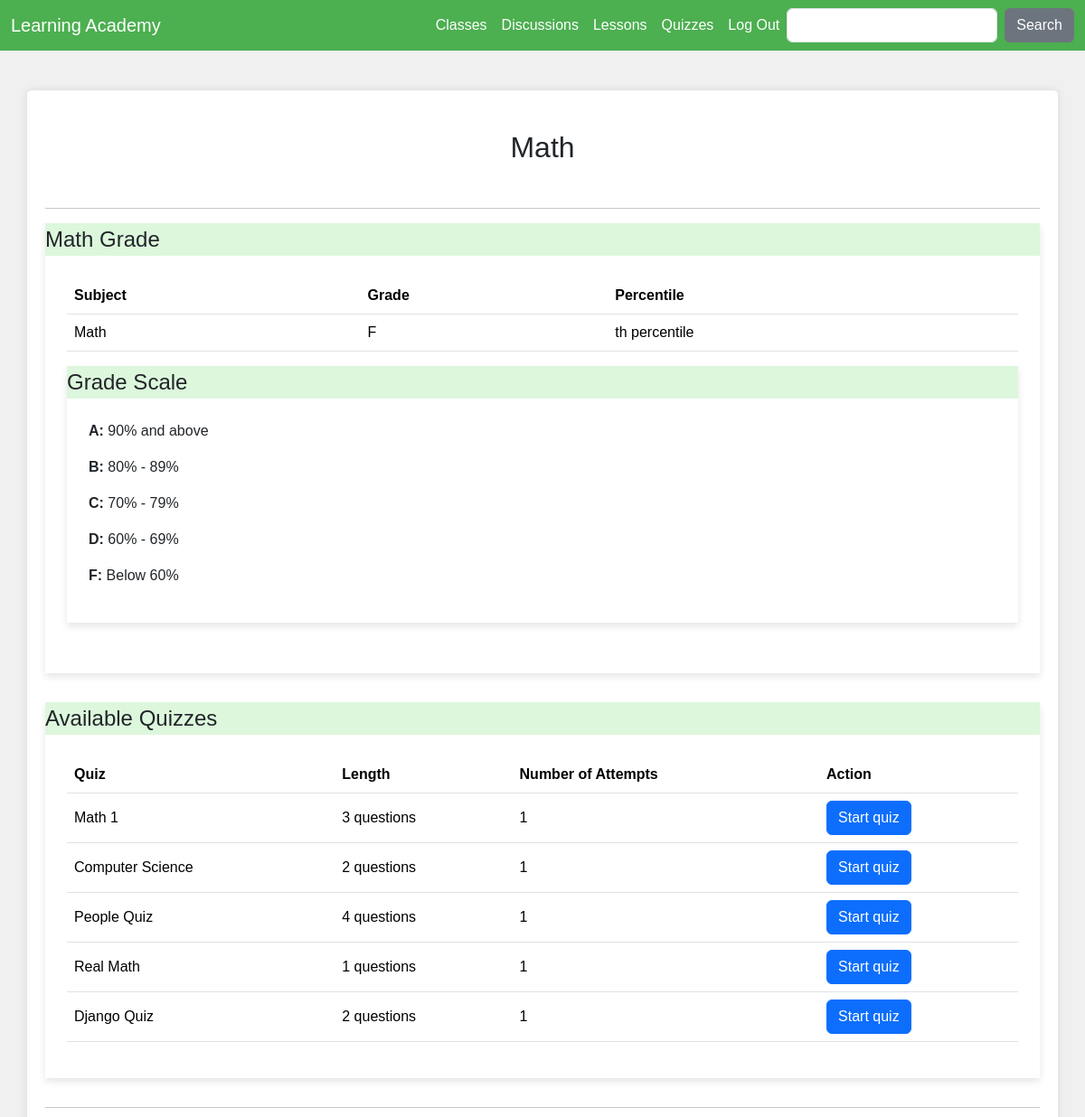
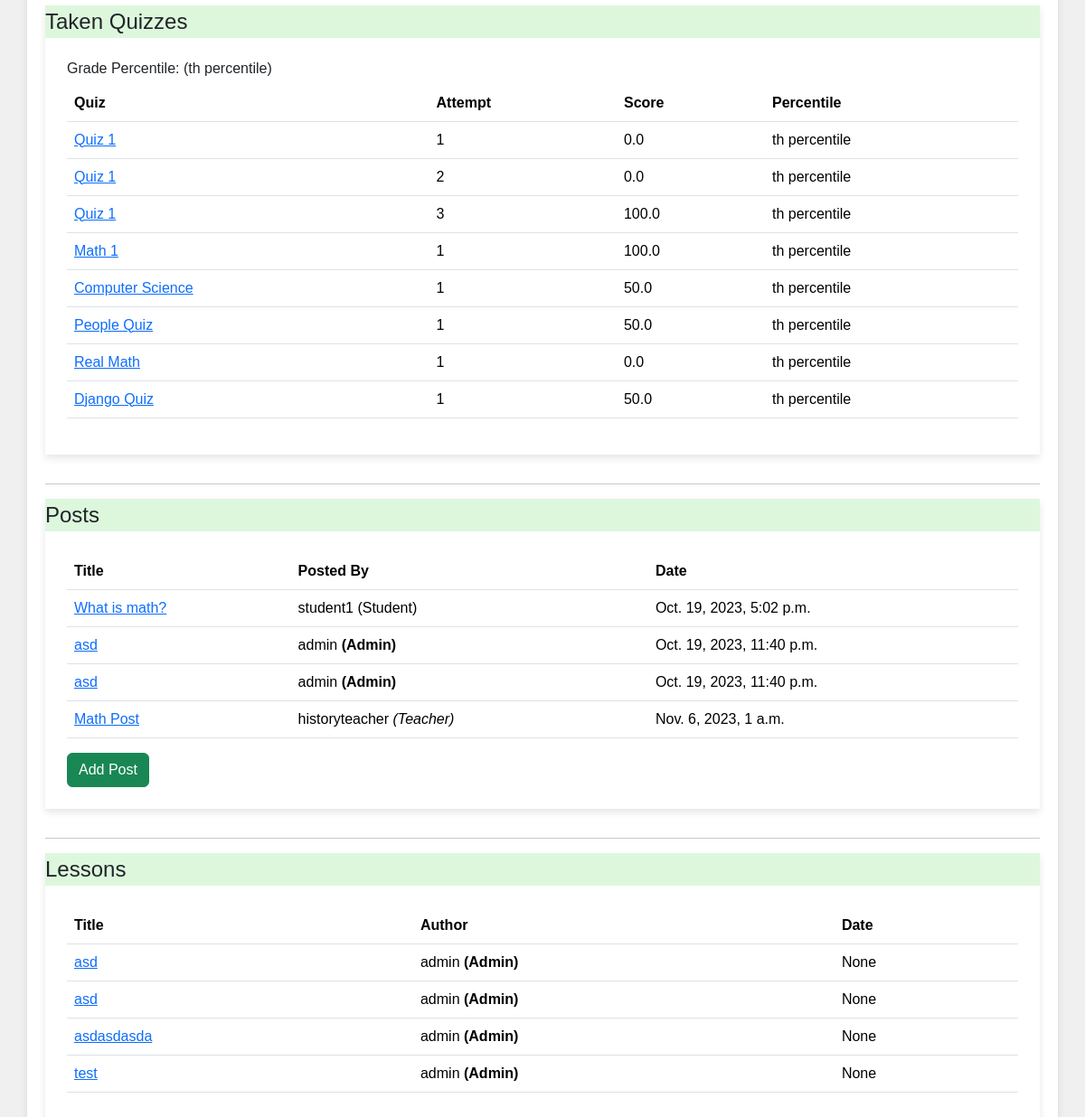
/subjects/1/ (signed in), run on the app's committed database (2 pictures, top to bottom).
### learn/models.py (models this page shows, shortened)
class Subject(models.Model):
    name = models.CharField(max_length=255)

class GradeScale(models.Model):
    subject = models.OneToOneField(Subject, on_delete=models.CASCADE)
    grade_a = models.IntegerField(default=90)
    grade_b = models.IntegerField(default=80)
    grade_c = models.IntegerField(default=70)
    grade_d = models.IntegerField(default=60)

class Quiz(models.Model):
    subject = models.ForeignKey(Subject, on_delete=models.CASCADE)
    owner = models.ForeignKey(User, on_delete=models.CASCADE, related_name='quizzes')
    name = models.CharField(max_length=255)
    weight = models.DecimalField(max_digits=5, decimal_places=2, default=1.00)  # Default weight is 1

class TakenQuiz(models.Model):
    student = models.ForeignKey(Student, on_delete=models.CASCADE, related_name='taken_quizzes')
    quiz = models.ForeignKey(Quiz, on_delete=models.CASCADE, related_name='taken_quizzes')
    score = models.FloatField()
    date = models.DateTimeField(auto_now_add=True)
    attempt_number = models.IntegerField()

class Post(models.Model):
    subject = models.ForeignKey(Subject, on_delete=models.CASCADE)
    title = models.CharField(max_length=255)
    author = models.ForeignKey(User, on_delete=models.CASCADE)
    body = RichTextField(blank=True, null=True)
    date = models.DateTimeField(auto_now_add=True)

class Lesson(models.Model):
    subject = models.ForeignKey(Subject, on_delete=models.CASCADE)
    title = models.CharField(max_length=255)
    author = models.ForeignKey(User, on_delete=models.CASCADE)
    body = RichTextField(blank=True, null=True)
    date = models.DateTimeField(auto_now_add=True)
    youtubevideo = models.CharField(max_length=1000, blank=True)
    video = models.FileField(upload_to='documents/', blank=True, validators=[
        FileExtensionValidator(allowed_extensions=['mp4'])])
    image = models.ImageField(upload_to='images/', blank=True, null=True, validators=[
        FileExtensionValidator(allowed_extensions=['jpg', 'gif', 'jpeg'])])

### accounts/models.py (models this page shows, shortened)
class User(AbstractUser):
    is_student = models.BooleanField(default=False)
    is_teacher = models.BooleanField(default=False)
    previous_login = models.DateTimeField(null=True, blank=True)

### learn/views.py (the view, shortened to what this page needs)
# urls.py: path('subjects/<int:subject_id>/', subject_detail_view, name='subject_detail'),
def subject_detail_view(request, subject_id):
    subject = get_object_or_404(Subject, id=subject_id)
    taken_quizzes = {}
    student_averages = []
    average_quiz_score = 0
    student_avg_percentile = 0
    sort_order = request.GET.get('sort', 'asc')
    highest_score = 0
    lowest_score = 500
    average_score = 250
    grade_scale = GradeScale.objects.get(subject=subject)
    student_letter_grade = "Z"
    semester_dates = []
    semester_scores_float= []
    SEMESTER_LENGTH = 1.5  # weeks, configurable
    if request.user.is_authenticated and hasattr(request.user, 'student'):
        distinct_student_quizzes = TakenQuiz.objects.filter(student=request.user.student, quiz__subject=subject).values('student', 'quiz').distinct()
        total_score = 0
        count = 0
        taken_quizzes = TakenQuiz.objects.filter(student=request.user.student, quiz__subject=subject)
        for item in distinct_student_quizzes:
            student_id = item['student']
            quiz_id = item['quiz']
            latest_attempt = TakenQuiz.objects.filter(student_id=student_id, quiz_id=quiz_id).aggregate(Max('attempt_number'))
            latest_score = TakenQuiz.objects.get(student_id=student_id, quiz_id=quiz_id, attempt_number=latest_attempt['attempt_number__max']).score
            total_score += latest_score
            count += 1
        quizzes = Quiz.objects.filter(subject=subject)
        available_quizzes = []
        for quiz in quizzes:
            all_scores = list(TakenQuiz.objects.filter(quiz=quiz)
                              .values_list('score', flat=True)
                              .order_by('score'))
            for tq in taken_quizzes:
                if tq.quiz == quiz:
                    tq.percentile = percentileofscore(all_scores, tq.score, kind='weak')
            num_attempts = TakenQuiz.objects.filter(student=request.user.student, quiz=quiz).count()
            if num_attempts < 3:
                quiz.num_attempts = num_attempts
                quiz.questions_count = quiz.questions.count()
                available_quizzes.append(quiz)
        quizzes = available_quizzes
        average_quiz_score = total_score / count if count else 0
        student_letter_grade = determine_letter_grade(grade_scale, average_quiz_score)
        all_average_scores = TakenQuiz.objects.filter(quiz__subject=subject) \
            .values('student') \
            .annotate(avg_score=Avg('score')) \
            .values_list('avg_score', flat=True) \
            .order_by('avg_score')
        student_avg_percentile = percentileofscore(all_average_scores, average_quiz_score, kind='weak')
    posts = Post.objects.filter(subject=subject)
    lessons = Lesson.objects.filter(subject=subject)
    return render(request, 'subject_detail.html', {
        'subject': subject,
        'average_quiz_score': average_quiz_score,
        'student_avg_percentile': student_avg_percentile,
        'quizzes': quizzes,
        'taken_quizzes': taken_quizzes,
        'student_averages': student_averages,
        'posts': posts,
        'lessons': lessons,
        'sort_order': sort_order,
        'highest_score': highest_score,
        'lowest_score': lowest_score,
        'average_score': average_score,
        'semester_dates_json': json.dumps(semester_dates),
        'semester_scores_json': json.dumps(semester_scores_float),
        'grade_scale': grade_scale,
        'letter_grade': student_letter_grade,
    })

### learn/views.py (called while the page is built)
def determine_letter_grade(grade_scale, score):
    if score >= grade_scale.grade_a:
        return "A"
    elif score >= grade_scale.grade_b:
        return "B"
    elif score >= grade_scale.grade_c:
        return "C"
    elif score >= grade_scale.grade_d:
        return "D"
    else:
        return "F"

### learn/templates/subject_detail.html (shortened to what this page needs)
{% extends 'base.html' %}
{% block content %}
<head>
</head>
{% if user.is_authenticated %}
<h2 class="mt-4 text-center mb-5">{{ subject.name }}</h2>
<hr/>
{%if user.is_student %}
<div class="section-card">
    <div class="section-card-header">
        {{ subject.name }} Grade
    </div>
    <div class="section-card-body">
        <table class="table">
            <thead>
                <tr>
                    <th>Subject</th>
                    <th>Grade</th>
                    <th>Percentile</th>
                </tr>
            </thead>
            <tbody>
                <td>{{ subject.name }}</td>
                <td>{{ letter_grade }}</td>
                <td> {{ student_avg_percentile|floatformat:2 }}th percentile</td>
            </tbody>
            </table>
<div class="section-card">
    <div class="section-card-header">Grade Scale</div>
    <div class="section-card-body">
        <p><strong>A:</strong> {{ grade_scale.grade_a }}% and above</p>
        <p><strong>B:</strong> {{ grade_scale.grade_b }}% - {{ grade_scale.grade_a|add:"-1" }}%</p>
        <p><strong>C:</strong> {{ grade_scale.grade_c }}% - {{ grade_scale.grade_b|add:"-1" }}%</p>
        <p><strong>D:</strong> {{ grade_scale.grade_d }}% - {{ grade_scale.grade_c|add:"-1" }}%</p>
        <p><strong>F:</strong> Below {{ grade_scale.grade_d }}%</p>
    </div>
</div>
    </div>
</div>
<div class="section-card">
    <div class="section-card-header">Available Quizzes</div>
    <div class="section-card-body">
        <table class="table">
            <thead>
                <tr>
                    <th>Quiz</th>
                    <th>Length</th>
                    <th>Number of Attempts</th>
                    <th>Action</th>
                </tr>
            </thead>
            <tbody>
                {% for quiz in quizzes %}
                    <tr>
                        <td>{{ quiz.name }}</td>
                        <td>{{ quiz.questions_count }} questions</td>
                        <td>{{ quiz.num_attempts }}</td>
                        <td><a href="{% url 'take_quiz' quiz.id %}" class="btn btn-primary">Start quiz</a></td>
                    </tr>
                {% empty %}
                    <tr>
                        <td colspan="4" class="text-center font-italic">There are no quizzes for this subject.</td>
                    </tr>
                {% endfor %}
            </tbody>
        </table>
    </div>
</div>
<hr/>
<div class="section-card">
    <div class="section-card-header">Taken Quizzes</div>
    <div class="section-card-body">
        <h6>Grade Percentile: ({{ student_avg_percentile|floatformat:2 }}th percentile)</h6>
        <table class="table">
            <thead>
                <tr>
                    <th>Quiz</th>
                    <th>Attempt</th>
                    <th>Score</th>
                    <th>Percentile</th>
                </tr>
            </thead>
            <tbody>
                {% for taken_quiz in taken_quizzes %}
                    <tr>
                        <td><a href="{% url 'view_attempt' taken_quiz.id %}">{{ taken_quiz.quiz.name }}</a></td>
                        <td>{{ taken_quiz.attempt_number }}</td>
                        <td>{{ taken_quiz.score }}</td>
                        <td>{{ taken_quiz.percentile|floatformat:2 }}th percentile</td>
                    </tr>
                {% empty %}
                    <tr>
                        <td colspan="3" class="text-center font-italic">You haven't taken any quizzes for this subject yet.</td>
                    </tr>
                {% endfor %}
            </tbody>
        </table>
    </div>
</div>
<hr/>
{% endif %}
<div class="section-card">
    <div class="section-card-header">Posts</div>
    <div class="section-card-body">
        <table class="table">
        <thead>
            <tr>
                <th>Title</th>
                <th>Posted By</th>
                <th>Date</th>
            </tr>
        </thead>
        <tbody>
            {% for post in posts %}
                <tr>
                    <td><a href="{% url 'post' post.pk %}">{{ post.title }}</a></td>
                    <td>{{ post.author }}
                        {% if post.author.is_student %}
                          (Student)
                        {% elif post.author.is_teacher %}
                          <i>(Teacher)</i>
                        {% else %}
                          <strong>(Admin)</strong>
                        {% endif %}
                      </td>
                    <td>{{ post.date }}</td>
                </tr>
            {% empty %}
                <tr>
                    <td colspan="4" class="text-center font-italic">There are no posts for this subject yet.</td>
                </tr>
            {% endfor %}
        </tbody>
    </table>
    <a href="{% url 'create_post' %}" class="btn btn-success">Add Post</a>
</div>
</div>
<hr/>
<div class="section-card">
<div class="section-card-header">Lessons</div>
<div class="section-card-body">
    <table class="table">
        <thead>
            <tr>
                <th>Title</th>
                <th>Author</th>
                <th>Date</th>
            </tr>
        </thead>
        <tbody>
            {% for lesson in lessons %}
                <tr>
                    <td><a href="{% url 'lesson' lesson.pk %}">{{ lesson.title }}</a></td>
                    <td>{{ lesson.author }}
                    {% if lesson.author.is_teacher %}
                      <i>(Teacher)</i>
                    {% else %}
                      <strong>(Admin)</strong>
                    {% endif %}
                    </td>
                    <td>{{ lesson.date }}</td>
                </tr>
            {% empty %}
                <tr>
                    <td colspan="3" class="text-center font-italic">There aren't any lessons</td>
                </tr>
            {% endfor %}
        </tbody>
    </table>
</div>
</div>
{% else %}
<div class="alert alert-warning mt-4" role="alert">
Please login to view this page.
</div>
{% endif %}
{% endblock %}

### learn/templates/base.html (style rules this page uses)
body { background-color: #f0f0f0; font-family: Arial, sans-serif; }

### learn/templates/subject_detail.html (style rules this page uses)
.section-card { box-shadow: 0 4px 8px rgba(0, 0, 0, 0.1); margin-bottom: 2rem; }
.section-card-header { background-color: #ddf7ddfa; font-size: 1.5rem; }
.section-card-body { padding: 1.5rem; }
.table th, .table td { vertical-align: middle; }

### data on the page
Subject: name "Math"
GradeScale: grade_a "90", grade_b "80", grade_a|add "89", grade_c "70", grade_b|add "79", grade_d "60", grade_c|add "69"
Quiz: name "Math 1", questions_count "3", num_attempts "1"
Quiz: name "Computer Science", questions_count "2", num_attempts "1"
Quiz: name "People Quiz", questions_count "4", num_attempts "1"
Quiz: name "Real Math", questions_count "1", num_attempts "1"
Quiz: name "Django Quiz", questions_count "2", num_attempts "1"
TakenQuiz: quiz.name "Quiz 1", attempt_number "1", score "0.0"
TakenQuiz: quiz.name "Quiz 1", attempt_number "2", score "0.0"
TakenQuiz: quiz.name "Quiz 1", attempt_number "3", score "100.0"
TakenQuiz: quiz.name "Math 1", attempt_number "1", score "100.0"
TakenQuiz: quiz.name "Computer Science", attempt_number "1", score "50.0"
TakenQuiz: quiz.name "People Quiz", attempt_number "1", score "50.0"
TakenQuiz: quiz.name "Real Math", attempt_number "1", score "0.0"
TakenQuiz: quiz.name "Django Quiz", attempt_number "1", score "50.0"
Post: title "What is math?", author "student1", shows "(Student)", date "Oct. 19, 2023, 5:02 p.m."
Post: title "asd", author "admin", shows "(Admin)", date "Oct. 19, 2023, 11:40 p.m."
Post: title "asd", author "admin", shows "(Admin)", date "Oct. 19, 2023, 11:40 p.m."
Post: title "Math Post", author "historyteacher", shows "(Teacher)", date "Nov. 6, 2023, 1 a.m."
Lesson: title "asd", author "admin", shows "(Admin)", date "None"
Lesson: title "asd", author "admin", shows "(Admin)", date "None"
Lesson: title "asdasdasda", author "admin", shows "(Admin)", date "None"
Lesson: title "test", author "admin", shows "(Admin)", date "None"

### other printed values
{{ letter_grade }} "F"
